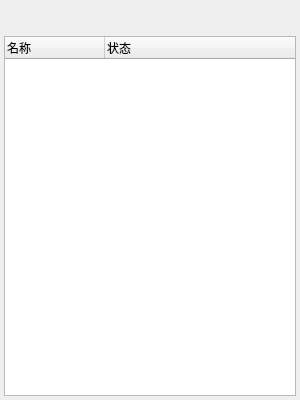
<?xml version="1.0" encoding="UTF-8"?>
<ui version="4.0">
 <class>NodeHealthWidget</class>
 <widget class="QWidget" name="NodeHealthWidget">
  <property name="geometry">
   <rect>
    <x>0</x>
    <y>0</y>
    <width>300</width>
    <height>400</height>
   </rect>
  </property>
  <layout class="QVBoxLayout" name="verticalLayout">
   <property name="leftMargin">
    <number>4</number>
   </property>
   <property name="topMargin">
    <number>4</number>
   </property>
   <property name="rightMargin">
    <number>4</number>
   </property>
   <property name="bottomMargin">
    <number>4</number>
   </property>
   <property name="spacing">
    <number>4</number>
   </property>
   <item>
    <widget class="QLabel" name="overall_label_">
     <property name="minimumSize">
      <size>
       <width>0</width>
       <height>28</height>
      </size>
     </property>
     <property name="maximumSize">
      <size>
       <width>16777215</width>
       <height>28</height>
      </size>
     </property>
     <property name="styleSheet">
      <string notr="true">font-weight:bold; border-radius:4px;</string>
     </property>
     <property name="text">
      <string/>
     </property>
     <property name="alignment">
      <set>Qt::AlignCenter</set>
     </property>
    </widget>
   </item>
   <item>
    <widget class="QTreeWidget" name="tree_">
     <property name="alternatingRowColors">
      <bool>true</bool>
     </property>
     <column>
      <property name="text">
       <string>名称</string>
      </property>
     </column>
     <column>
      <property name="text">
       <string>状态</string>
      </property>
     </column>
    </widget>
   </item>
  </layout>
 </widget>
 <resources/>
 <connections/>
</ui>
